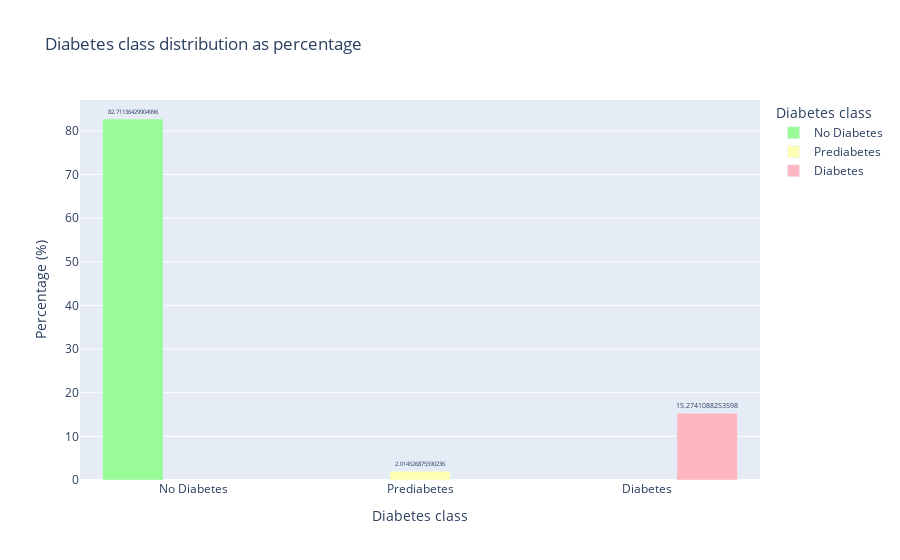

The cell this chart's notebook holds for it:
### Markdown cell above
The data is imbalanced, with more people without diabetes than with prediabetes and diabetes.

### Code cell
#As percentage

df['Diabetes_012'] = df['Diabetes_012'].map(diabetes_class_labels)

counts = df['Diabetes_012'].value_counts().reindex(['No Diabetes', 'Prediabetes', 'Diabetes']).reset_index()
counts.columns = ['Diabetes_012', 'Count']
counts['Percentage'] = (counts['Count'] / counts['Count'].sum()) * 100

category_order = ['No Diabetes', 'Prediabetes', 'Diabetes']
color_discrete_map = {'No Diabetes': '#98FB98', 'Prediabetes': '#FFFFB3', 'Diabetes': '#FFB6C1'}

fig = px.bar(counts, x='Diabetes_012', y='Percentage', color='Diabetes_012', barmode='group',
             category_orders={'Diabetes_012': category_order},
             color_discrete_map=color_discrete_map,
             labels={'Diabetes_012': 'Diabetes class', 'Percentage': 'Percentage (%)'},
             title='Diabetes class distribution as percentage',
             text='Percentage')
fig.update_traces(textposition='outside', textfont_size=12)
fig.show()

### Figure 1 — Plotly figure (JSON) as saved in the notebook; plotly's stock layout.template omitted (floating-point values rounded to 4 significant figures)
{"data": [{"alignmentgroup": "True", "hovertemplate": "Diabetes class=%{x}<br>Percentage (%)=%{text}<extra></extra>", "legendgroup": "No Diabetes", "marker": {"color": "#98FB98", "pattern": {"shape": ""}}, "name": "No Diabetes", "offsetgroup": "No Diabetes", "orientation": "v", "showlegend": true, "text": [82.71], "textfont": {"size": 12}, "textposition": "outside", "type": "bar", "x": ["No Diabetes"], "xaxis": "x", "y": [82.71], "yaxis": "y"}, {"alignmentgroup": "True", "hovertemplate": "Diabetes class=%{x}<br>Percentage (%)=%{text}<extra></extra>", "legendgroup": "Prediabetes", "marker": {"color": "#FFFFB3", "pattern": {"shape": ""}}, "name": "Prediabetes", "offsetgroup": "Prediabetes", "orientation": "v", "showlegend": true, "text": [2.015], "textfont": {"size": 12}, "textposition": "outside", "type": "bar", "x": ["Prediabetes"], "xaxis": "x", "y": [2.015], "yaxis": "y"}, {"alignmentgroup": "True", "hovertemplate": "Diabetes class=%{x}<br>Percentage (%)=%{text}<extra></extra>", "legendgroup": "Diabetes", "marker": {"color": "#FFB6C1", "pattern": {"shape": ""}}, "name": "Diabetes", "offsetgroup": "Diabetes", "orientation": "v", "showlegend": true, "text": [15.27], "textfont": {"size": 12}, "textposition": "outside", "type": "bar", "x": ["Diabetes"], "xaxis": "x", "y": [15.27], "yaxis": "y"}], "layout": {"barmode": "group", "legend": {"title": {"text": "Diabetes class"}, "tracegroupgap": 0}, "title": {"text": "Diabetes class distribution as percentage"}, "xaxis": {"anchor": "y", "categoryarray": ["No Diabetes", "Prediabetes", "Diabetes"], "categoryorder": "array", "domain": [0, 1], "title": {"text": "Diabetes class"}}, "yaxis": {"anchor": "x", "domain": [0, 1], "title": {"text": "Percentage (%)"}}}}
